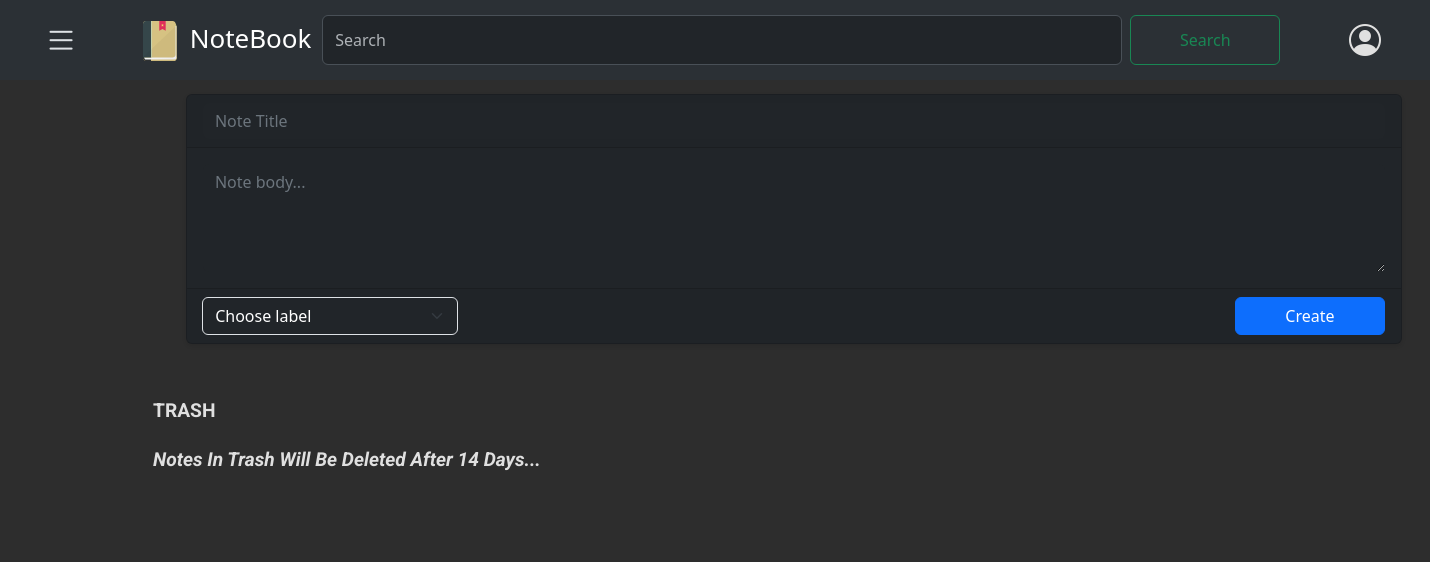
The app's page /notes/trash/ (signed in), older data.
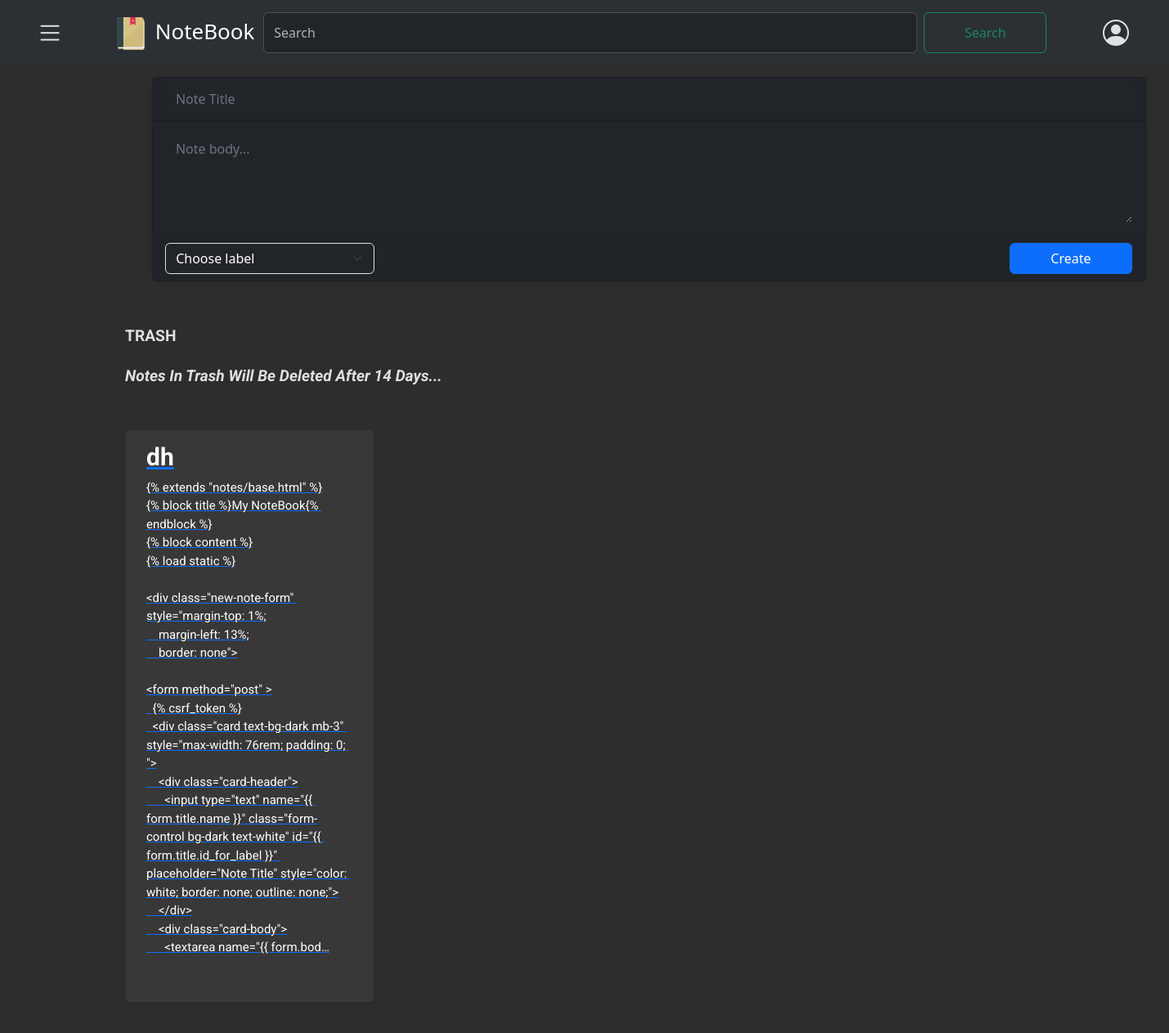
The same page, newer data.
### notes/models.py (models this page shows, shortened)
class Note(models.Model):
    user= models.ForeignKey(CustomUser,on_delete=models.CASCADE, related_name='notes')
    title= models.CharField(max_length=100, null=False)
    body= models.TextField()
    label= models.ForeignKey(Label, on_delete=models.SET_NULL, related_name="notes", blank=True, null=True)
    archived= models.BooleanField(default=False)
    pinned= models.BooleanField(default= False)
    created = models.DateTimeField(auto_now_add= True)
    updated= models.DateTimeField(auto_now=True)
    trashed = models.BooleanField(default=False)
    trashed_at= models.DateTimeField(null=True, blank=True)
    class Meta:
        ordering= ['-updated']
        indexes= [
            models.Index(fields=["-updated"])
        ]
        verbose_name = "Note"
        verbose_name_plural= "Notes"

### notes/views.py (the view)
# urls.py: path('trash/', views.trash_list, name='note_trash'),
@login_required
def trash_list(request):
    if request.method== "GET":
        trashed_notes = Note.objects.filter(user=request.user, trashed=True).order_by('-updated')
        return render(request, 'notes/note/trash_list.html', {'trashed_notes': trashed_notes})

### notes/context_processors.py (called while the page is built)
def labels_processor(request):
    if request.user.is_authenticated:
        labels = Label.objects.filter(user=request.user)
    else:
        labels = Label.objects.none()
    return {
        'labels': labels,
    }

### notes/templates/notes/note/trash_list.html (shortened to what this page needs)
{% extends "notes/base.html" %}
{% block content %}
{% load static %}
<p class="text-capitalize" style="font-weight: bold; font-size: larger;">TRASH</p>
<p class="text-capitalize" style="font-weight: bold; font-size: larger; font-style: italic;">Notes in Trash will be deleted after 14 days...</p>
<div class="card-container">
    {% for trashed_note in trashed_notes %}
    <div class="card" data-note-id="{{ trashed_note.id }}">
        <a href="#" class="trash-note-link" data-note-id="{{ trashed_note.id }}">
            <h5 class="card-title">{{ trashed_note.title }}</h5>
            <p class="card-text" >{{ trashed_note.body|truncatechars:650 }}</p>
        </a>
    </div>
    {% endfor %}
</div>
{% endblock %}

Row changes from the older to the newer data that the page shows:
now on this page (row edited): Note: title "dh", body "{% extends \"notes/base.html\" %} {% block title %}My NoteBook{% endblock %} {% block content %} {% load static %} <div class=\"new-note-form\" style=\"margin-top: 1%; margin-left: 13%; border: none\"> <form method=\"post\" > {% csrf_token %} <div class=\"card text-bg-dark mb-3\" style=\"max-width: 76rem; padding: 0; \"> <div class=\"card-header\"> <input type=\"text\" name=\"{{ form.title.name }}\" class=\"form-control bg-dark text-white\" id=\"{{ form.title.id_for_label }}\" placeholder=\"Note Title\" style=\"color: white; border: none; outline: none;\"> </div> <div class=\"card-body\"> <textarea name=\"{{ form.bod…"
